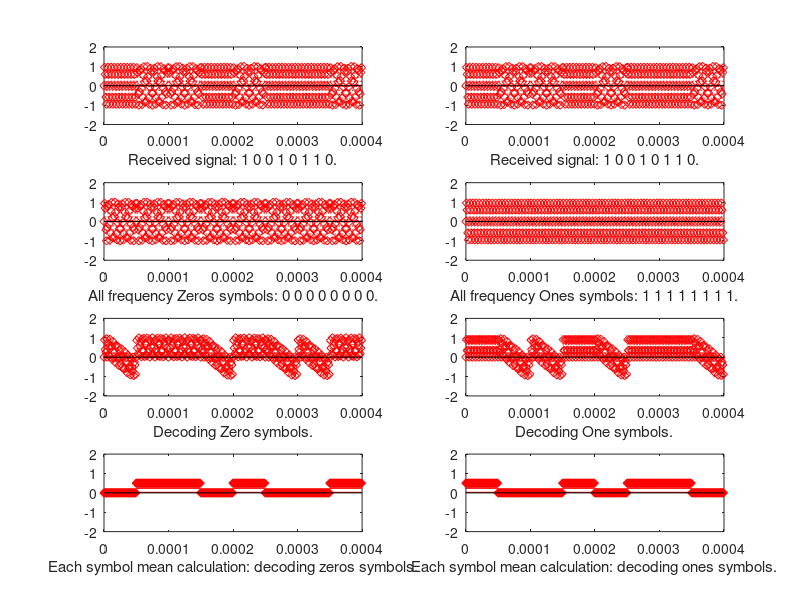

The MATLAB source for this figure:
%mducng/SoC/D2/G2touch
clc;
clear;
close all;
%%%%%%%%%%%%%%%%%%%%%%%%%%%%%%%%%%%%%%%%%%%%%%%%%%%%%%%%%%%%%%%%%%%%%%%%%%%
f0HF                =  190000;              % 0-Tip Digital HF             
f1HF                =  200000;              % 1-Tip Digital HF
Fs                  =  1000000;             % Sampling freq
sps                 =  400;                 % # samples per symbol
ns                  =  0:(sps/8-1);         % Vector of samples
%%%%%%%%%%%%%%%%%%%%%%%%%%%%%%%%%%%%%%%%%%%%%%%%%%%%%%%%%%%%%%%%%%%%%%%%%%%
SymbolZero          =  sin(2*pi*ns*f0HF/Fs);
SymbolOne           =  sin(2*pi*ns*f1HF/Fs);
SymbolBlank         =  0*SymbolZero;

%%%%%%%%%%%%%%%%%%%%%%%%%%%%%%%%%%%%%%%%%%%%%%%%%%%%%%%%%%%%%%%%%%%%%%%%%%%
receivedSignal      = [SymbolOne,SymbolZero,SymbolZero,SymbolOne,...
                                SymbolZero,SymbolOne,SymbolOne,SymbolZero];
receivedAllZeros    = [SymbolZero,SymbolZero,SymbolZero,SymbolZero,...
                                SymbolZero,SymbolZero,SymbolZero,SymbolZero];
receivedAllOnes    = [SymbolOne,SymbolOne,SymbolOne,SymbolOne,...
                                SymbolOne,SymbolOne,SymbolOne,SymbolOne];                            
%%%%%%%%%%%%%%%%%%%%%%%%%%%%%%%%%%%%%%%%%%%%%%%%%%%%%%%%%%%%%%%%%%%%%%%%%%%
tS                  = (0:length(SymbolZero)-1)*1/Fs;    % t symbol
tR                  = (0:length(receivedSignal)-1)*1/Fs;% t received frame
%%%%%%%%%%%%%%%%%%%%%%%%%%%%%%%%%%%%%%%%%%%%%%%%%%%%%%%%%%%%%%%%%%%%%%%%%%%
%%%%%%%%%%%%%%%%%%%%%%%%%%%%%%%%%%%%%%%%%%%%%%%%%%%%%%%%%%%%%%%%%%%%%%%%%%%
DecodingZero     = receivedSignal .* receivedAllZeros;
DecodingOne      = receivedSignal .* receivedAllOnes;
%%%%%%%%%%%%%%%%%%%%%%%%%%%%%%%%%%%%%%%%%%%%
for k=1:(length(DecodingZero)/(sps/8))
    SymbolOffsets_Zero(((k-1)*(sps/8))+1:k*((sps/8)))...
        = mean(DecodingZero(((k-1)*(sps/8))+1:k*((sps/8))));
end
for k=1:(length(DecodingOne)/(sps/8))
    SymbolOffsets_One(((k-1)*(sps/8))+1:k*((sps/8)))...
        = mean(DecodingOne(((k-1)*(sps/8))+1:k*((sps/8))));
end
%%%%%%%%%%%%%%%%%%%%%%%%%%%%%%%%%%%%%%%%%%%%%%%%%%%%%%%%%%%%%%%%%%%%%%%%%%%
%%%%%%%%%%%%%%%%%%%%%%%%%%%%%%%%%%%%%%%%%%%%%%%%%%%%%%%%%%%%%%%%%%%%%%%%%%%
figure(1)
%%%%%%%%%%%%%%%%%%%%%%%%%%%%%%%%%%%%%%%%%%%%%%%%%%%%%%%%%%%%%%%%%%%%%%%%%%%
tRx            = (0:length(receivedSignal)-1)*1/Fs;

subplot(4,2,1);
stem(tRx,receivedSignal,':diamondr')
xlabel("Received signal: 1 0 0 1 0 1 1 0.");
axis([0*1/Fs 400*1/Fs -2 2]);

subplot(4,2,2);
stem(tRx,receivedSignal,':diamondr')
xlabel("Received signal: 1 0 0 1 0 1 1 0.");
axis([0*1/Fs 400*1/Fs -2 2]);

subplot(4,2,3);
stem(tRx,receivedAllZeros,':diamondr')
xlabel("All frequency Zeros symbols: 0 0 0 0 0 0 0 0.");
axis([0*1/Fs 400*1/Fs -2 2]);

subplot(4,2,4);
stem(tRx,receivedAllOnes,':diamondr')
xlabel("All frequency Ones symbols: 1 1 1 1 1 1 1 1.");
axis([0*1/Fs 400*1/Fs -2 2]);

subplot(4,2,5);
stem(tRx,DecodingZero,':diamondr')
xlabel("Decoding Zero symbols.");
axis([0*1/Fs 400*1/Fs -2 2]);

subplot(4,2,6);
stem(tRx,DecodingOne,':diamondr')
xlabel("Decoding One symbols.");
axis([0*1/Fs 400*1/Fs -2 2]);

subplot(4,2,7);
stem(tRx,SymbolOffsets_Zero,':diamondr')
xlabel("Each symbol mean calculation: decoding zeros symbols.");
axis([0*1/Fs 400*1/Fs -2 2]);

subplot(4,2,8);
stem(tRx,SymbolOffsets_One,':diamondr')
xlabel("Each symbol mean calculation: decoding ones symbols.");
axis([0*1/Fs 400*1/Fs -2 2]);
